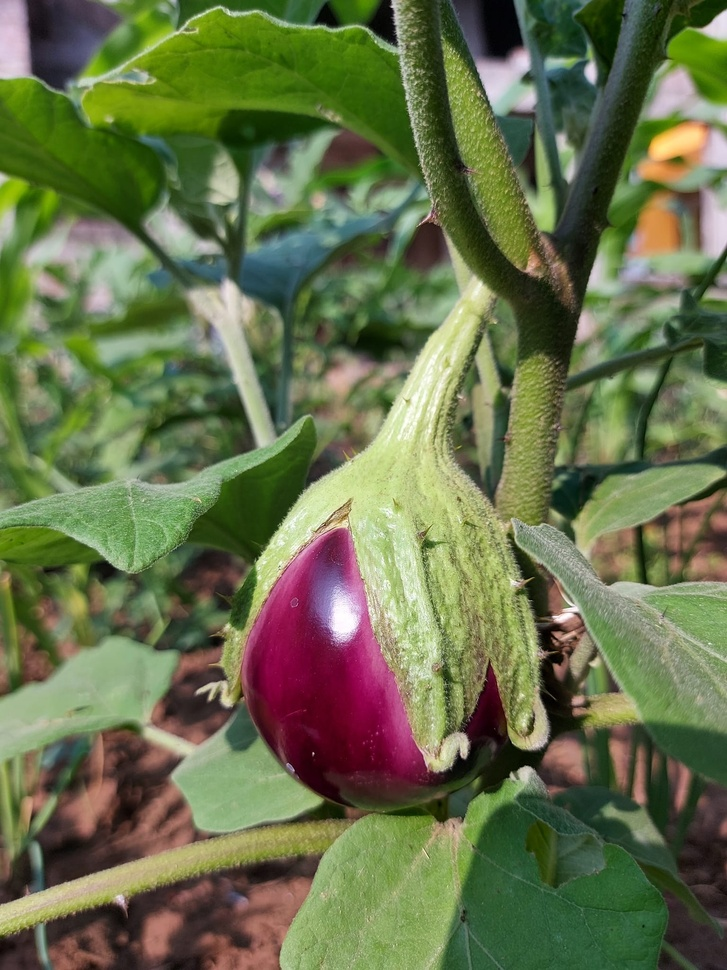
#> input picture example.jpg, 727 x 970 px, shrunk from 1536 x 2048 before the run
$ python image_search.py
#> lines starting #> are read from the running program, lines starting #| are printed output that depends on the picture
from PIL import Image

# Open an image
img = Image.open("example.jpg")
#> img is the input picture: PIL image 727x970 RGB; mean R, G, B 103.9, 112.8, 75.6

# Show the image
img.show()

# Get image size
print(f"Image size: {img.size}")  # Output: (width, height)
#| Image size: (727, 970)

# Convert to grayscale
gray_img = img.convert("L")
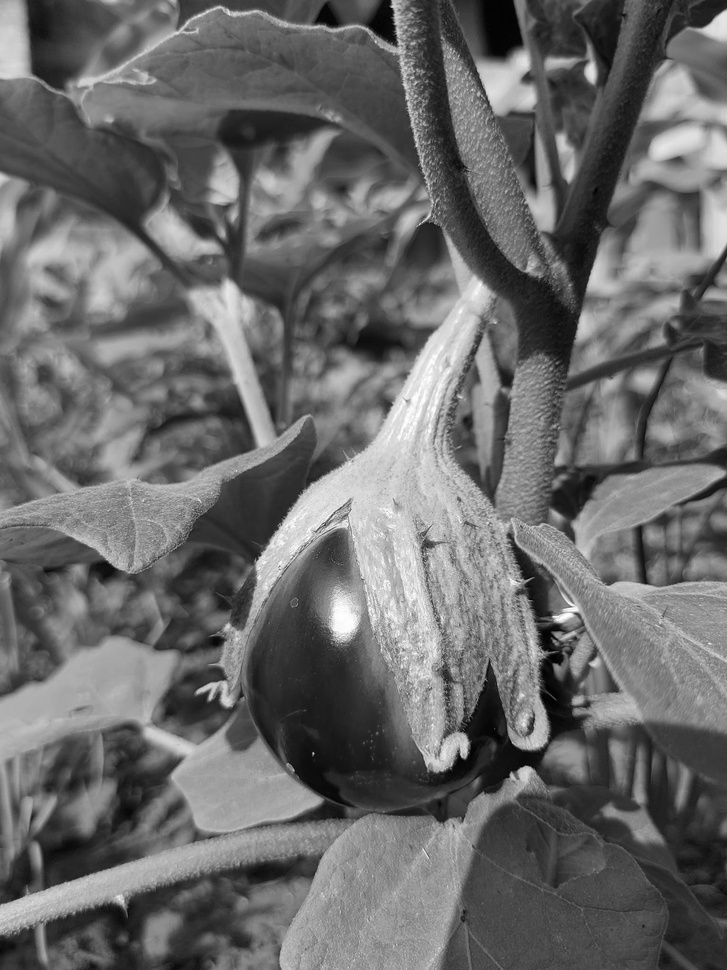
#> gray_img: PIL image 727x970 L; min 0, max 254, mean 105.9
gray_img.show()
